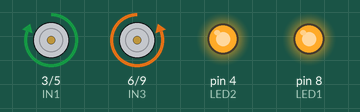
Bench run of a sketch on a simulated Arduino Uno, built with avr-gcc and run on an emulated ATmega328P. Parts: motor-driver pin pairs drawn as motors (green arrow = first pin HIGH = forward, orange = second pin HIGH = backward, longer = more drive), output pins drawn as LEDs (lit = HIGH).

Above: at 1.5 s.
At 3.5 s:
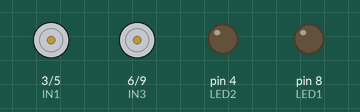
At 5.5 s:
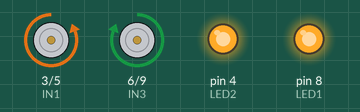
At 8.5 s:
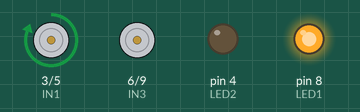
At 9.7 s:
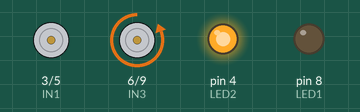
Timing chart, 0 to 13.5 s (numbered marks = the images above):
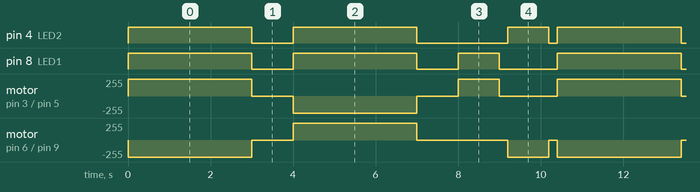

The sketch:

l298N.ino
```cpp
#define LED1 8
#define LED2 4
#define IN1 3
#define IN2 5
#define IN3 6
#define IN4 9
#define MAX_SPEED 255 //từ 0-255
#define MIN_SPEED 0
void setup()
{
  pinMode(LED1, OUTPUT);
  pinMode(LED2, OUTPUT);
  pinMode(IN1, OUTPUT);
  pinMode(IN2, OUTPUT);
  pinMode(IN3, OUTPUT);
  pinMode(IN4, OUTPUT);
}

void motor_1_Dung() {
  digitalWrite(IN1, LOW);
  digitalWrite(IN2, LOW);
  digitalWrite(LED1,LOW);
}

void motor_2_Dung() {
  digitalWrite(IN3, LOW);
  digitalWrite(IN4, LOW);
   digitalWrite(LED2,LOW);
}

void motor_1_Tien(int speed)
{
  speed = constrain(speed, MIN_SPEED, MAX_SPEED);
  digitalWrite(IN1, HIGH);
  analogWrite(IN2, 255 - speed);
  digitalWrite(LED1,HIGH);
}

void motor_1_Lui(int speed) {
  speed = constrain(speed, MIN_SPEED, MAX_SPEED);
  digitalWrite(IN1, LOW);
  analogWrite(IN2, speed);
  digitalWrite(LED1,HIGH);
}

void motor_2_Tien(int speed) { //speed: từ 0 - MAX_SPEED
  speed = constrain(speed, MIN_SPEED, MAX_SPEED);
  analogWrite(IN3, LOW);
  digitalWrite(IN4, speed);
  digitalWrite(LED2,HIGH);
}

void motor_2_Lui(int speed) {
  speed = constrain(speed, MIN_SPEED, MAX_SPEED);//đảm báo giá trị nằm trong một khoảng từ 0 - MAX_SPEED - http://arduino.vn/reference/constrain
  analogWrite(IN4, 255 - speed);
  digitalWrite(IN3, HIGH);// chân này không có PWM
  digitalWrite(LED2,HIGH);
}
void den()
{
  digitalWrite(LED1,HIGH);
  digitalWrite(LED2,HIGH);
  delay(1000);
  digitalWrite(LED1,LOW);
  digitalWrite(LED1,LOW);
  delay(1000);
}

void loop()
{

  motor_1_Tien(MAX_SPEED); // motor 1 tiến
  motor_2_Tien(MAX_SPEED); // motor 1 tiến
  delay(3000);//tiến 5 s
  motor_1_Dung();
  motor_2_Dung();
  delay(1000);//dừng 10s
  motor_1_Lui(MAX_SPEED); //motor 2 lùi
   motor_2_Lui(MAX_SPEED); //motor 2 lùi
  // motor 1 vẫn tiến
  delay(3000);//tiến 2 s
  motor_1_Dung();
  motor_2_Dung();
  delay(1000);//dừng 10s
  motor_1_Tien(MAX_SPEED); // motor 1 tiến
  delay(1000);
   motor_1_Dung(); delay(200);
   motor_2_Tien(MAX_SPEED); // motor 1 tiến
   delay(1000);
   motor_2_Dung(); delay(200);
}
```

Measured:
- by itself, pin 4 (LED2): repeats every 10.4 s: LOW 1.0 s, HIGH 3.0 s, LOW 2.2 s, HIGH 1.0 s, LOW 0.20 s, HIGH 3.0 s
- by itself, pin 8 (LED1): repeats every 10.4 s: LOW 1.0 s, HIGH 3.0 s, LOW 1.0 s, HIGH 1.0 s, LOW 1.4 s, HIGH 3.0 s
- by itself, motor on pin 3 (IN1) / pin 5 (IN2): repeats every 10.4 s: stopped 1.0 s, backward 255/255 3.0 s, stopped 1.0 s, forward 255/255 1.0 s, stopped 1.4 s, forward 255/255 3.0 s
- by itself, motor on pin 6 (IN3) / pin 9 (IN4): repeats every 10.4 s: stopped 1.0 s, forward 255/255 3.0 s, stopped 2.2 s, backward 255/255 1.0 s, stopped 0.20 s, backward 255/255 3.0 s
